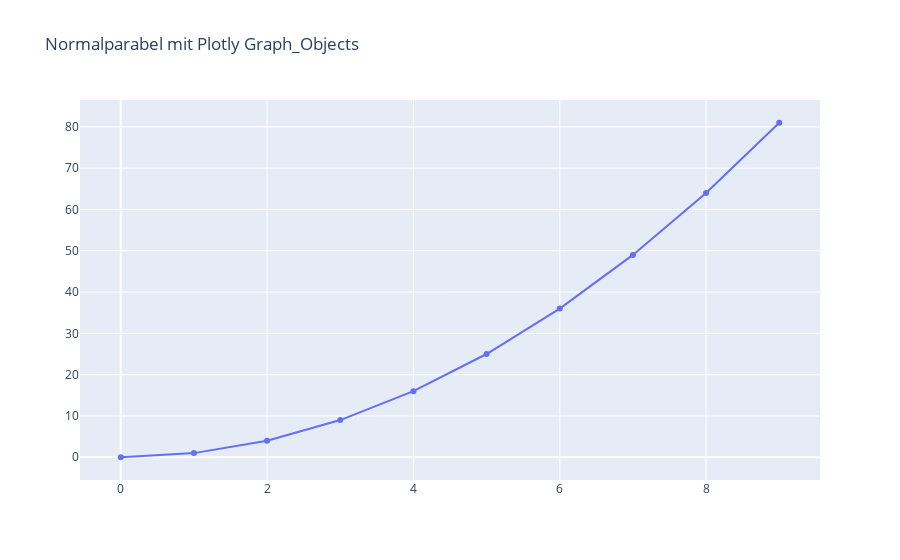

The notebook cell saved with this chart:
### Markdown cell above
# Plotly Graph Objects

### Code cell
import plotly.graph_objects as go
import numpy as np

x = np.arange(10)
fig = go.Figure(data=go.Scatter(x=x, y=x**2))
fig.update_layout(title='Normalparabel mit Plotly Graph_Objects')
fig.show()

### Figure 1 — Plotly figure (JSON) as saved in the notebook; plotly's stock layout.template omitted (floating-point values rounded to 4 significant figures)
{"data": [{"type": "scatter", "x": [0, 1, 2, 3, 4, 5, 6, 7, 8, 9], "y": [0, 1, 4, 9, 16, 25, 36, 49, 64, 81]}], "layout": {"title": {"text": "Normalparabel mit Plotly Graph_Objects"}}}
